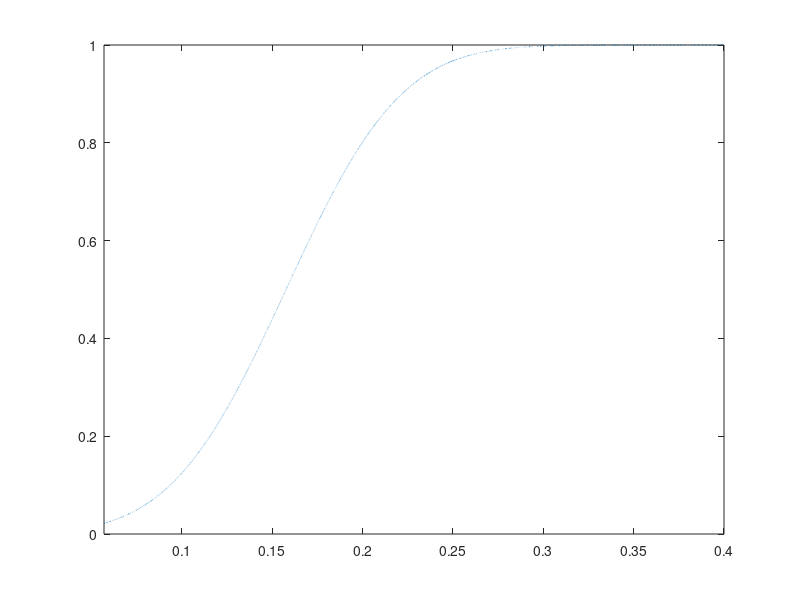

This chart was generated by the following MATLAB code: (Note: this script raises an error after producing the figure.)
start_tic = tic;
clf;

%%
s = [525 500 475 450 400];
Nf = 10.^[
    4.8615	5.0237	5.2391	5.3522	5.7547
    5.0126	5.0846	5.2949	5.4595	5.8529
    5.1059	5.1427	5.3469	5.4929	5.9830
    5.1358	5.3079	5.3508	5.5013	5.9874
    5.1655	5.5103	5.4366	5.7822	6.0614
    5.3461	5.5403	5.6690	5.8874	6.2864
    5.5478	5.6652	5.8075	6.1497	6.2985
    5.6580	5.8491	5.8693	6.1679	6.4020
    5.6658	5.9033	5.9126	6.1715	6.4062
    5.7712	5.9253	5.9787	6.2305	6.4996
];
s = ones(size(Nf, 1), 1) * s;
gamma = mean(std(log(Nf))./ mean(log(Nf)));

b = -log(Nf(:));
A = [log(s(:)), -ones(numel(Nf), 1)];
x = A\b;
m = x(1);
C = exp(x(2));
[m, log10(C), gamma]
clear A b;

% x = logspace(5, 6.5);
% y = (C./x).^(1/m);
% plot(x, y);
% plot(Nf, s, 'x');
% set(gca, 'XScale', 'log');
clear x y s Nf

Ns = @(s) C./s.^m;

%%
spct = [
    200 1e6
    250 8e5
    300 2.5e5
    350 1e5
    400 5e4
    450 1e4
];

s = spct(:,1);
n = spct(:,2);
sumn = sum(n);

Nf = Ns(s);
mu = log(Nf);
sgm = gamma * log(Nf);
dmu = log(n) - mu;
dsgm = sgm .* log(n)./mu;

R = [0.9 0.8 0.5];

%% miner
Nr = zeros(length(s), length(R));
for i = 1:length(s)
    Nr(i,:) = logninv(1-R, mu(i), sgm(i));
end
dm = bsxfun(@rdivide, n, Nr);
Dm = sum(dm)

%% mine
d = zeros(length(s), length(R));
for i = 1:length(s)
    d(i,:) = logninv(R, dmu(i), dsgm(i));
end
d;
D = sum(d)

%% answer
sample = 1e4;
dmc = zeros(length(s), sample);
for i = 1:length(s)
    dmc(i,:) = lognrnd(dmu(i), dsgm(i), 1, sample);
end
Dmc = sum(dmc);
[f, x] = ecdf(Dmc);
Dmc = interp1(f, x, R)

%% approx & plot
[m,v] = lognstat(dmu, dsgm);
sum_mu = sum(m);
sum_sgm = sqrt(sum(v));

plot(x, f, 'r');
plot(x, normcdf(x, sum_mu, sum_sgm), ':');
xlim([min(x), 0.4]);
legend('Monte-Carlo', 'asympt', 'location', 'se')
xlabel('$D$')
ylabel('$R$')

fprintf('%s elapsed: %f s\n', mfilename, toc(start_tic));
